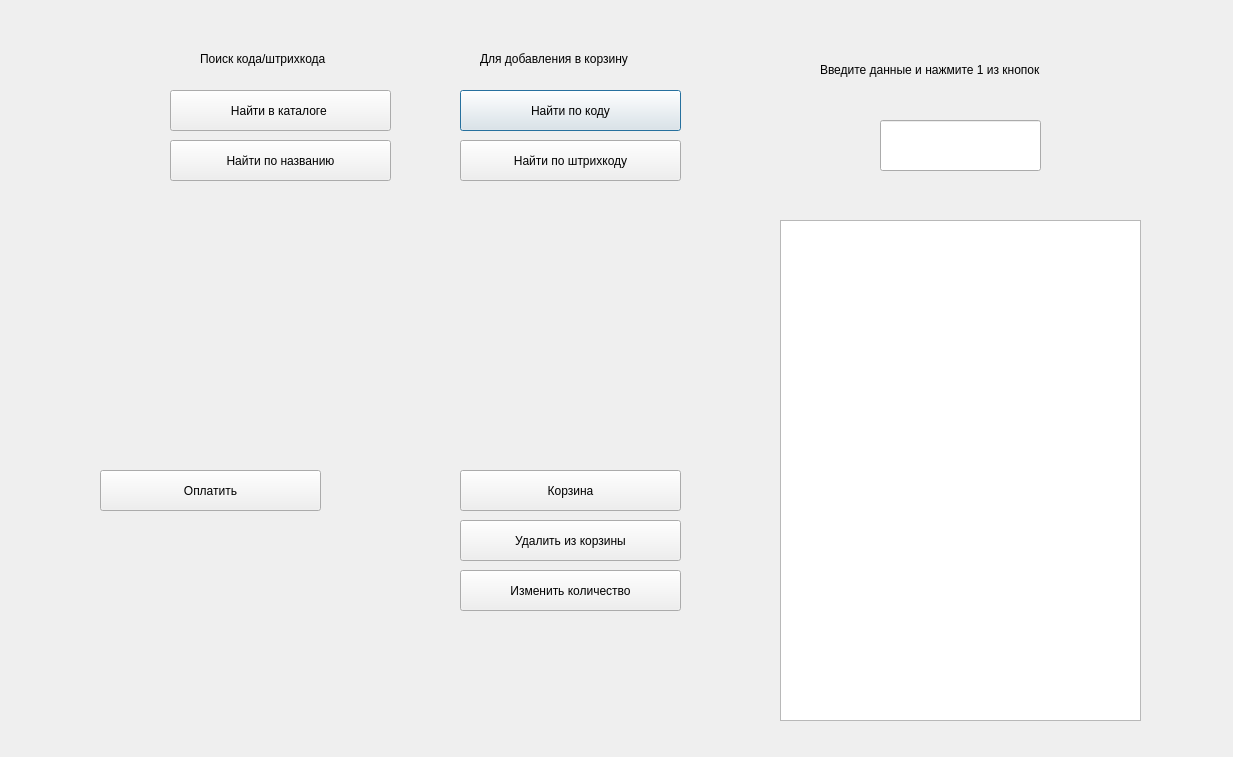
<?xml version="1.0" encoding="UTF-8"?>
<ui version="4.0">
 <class>Product</class>
 <widget class="QDialog" name="Product">
  <property name="geometry">
   <rect>
    <x>0</x>
    <y>0</y>
    <width>1233</width>
    <height>757</height>
   </rect>
  </property>
  <property name="windowTitle">
   <string>Касса</string>
  </property>
  <widget class="QPushButton" name="pushButton">
   <property name="geometry">
    <rect>
     <x>460</x>
     <y>90</y>
     <width>221</width>
     <height>41</height>
    </rect>
   </property>
   <property name="text">
    <string>Найти по коду</string>
   </property>
  </widget>
  <widget class="QPushButton" name="pushButton_2">
   <property name="geometry">
    <rect>
     <x>170</x>
     <y>90</y>
     <width>221</width>
     <height>41</height>
    </rect>
   </property>
   <property name="text">
    <string>Найти в каталоге </string>
   </property>
  </widget>
  <widget class="QPushButton" name="pushButton_3">
   <property name="geometry">
    <rect>
     <x>170</x>
     <y>140</y>
     <width>221</width>
     <height>41</height>
    </rect>
   </property>
   <property name="text">
    <string>Найти по названию</string>
   </property>
  </widget>
  <widget class="QPushButton" name="pushButton_4">
   <property name="geometry">
    <rect>
     <x>460</x>
     <y>140</y>
     <width>221</width>
     <height>41</height>
    </rect>
   </property>
   <property name="text">
    <string>Найти по штрихкоду</string>
   </property>
  </widget>
  <widget class="QPushButton" name="pushButton_5">
   <property name="geometry">
    <rect>
     <x>460</x>
     <y>470</y>
     <width>221</width>
     <height>41</height>
    </rect>
   </property>
   <property name="text">
    <string>Корзина</string>
   </property>
  </widget>
  <widget class="QPushButton" name="pushButton_6">
   <property name="geometry">
    <rect>
     <x>100</x>
     <y>470</y>
     <width>221</width>
     <height>41</height>
    </rect>
   </property>
   <property name="text">
    <string>Оплатить</string>
   </property>
  </widget>
  <widget class="QLineEdit" name="lineEdit">
   <property name="geometry">
    <rect>
     <x>880</x>
     <y>120</y>
     <width>161</width>
     <height>51</height>
    </rect>
   </property>
  </widget>
  <widget class="QTextBrowser" name="textBrowser">
   <property name="geometry">
    <rect>
     <x>780</x>
     <y>220</y>
     <width>361</width>
     <height>501</height>
    </rect>
   </property>
  </widget>
  <widget class="QLabel" name="label">
   <property name="geometry">
    <rect>
     <x>820</x>
     <y>60</y>
     <width>331</width>
     <height>20</height>
    </rect>
   </property>
   <property name="text">
    <string>Введите данные и нажмите 1 из кнопок</string>
   </property>
  </widget>
  <widget class="QLabel" name="label_2">
   <property name="geometry">
    <rect>
     <x>540</x>
     <y>200</y>
     <width>66</width>
     <height>18</height>
    </rect>
   </property>
   <property name="text">
    <string/>
   </property>
  </widget>
  <widget class="QLabel" name="label_3">
   <property name="geometry">
    <rect>
     <x>480</x>
     <y>50</y>
     <width>201</width>
     <height>18</height>
    </rect>
   </property>
   <property name="text">
    <string>Для добавления в корзину</string>
   </property>
  </widget>
  <widget class="QLabel" name="label_4">
   <property name="geometry">
    <rect>
     <x>200</x>
     <y>50</y>
     <width>171</width>
     <height>18</height>
    </rect>
   </property>
   <property name="text">
    <string>Поиск кода/штрихкода</string>
   </property>
  </widget>
  <widget class="QLabel" name="bask">
   <property name="geometry">
    <rect>
     <x>440</x>
     <y>230</y>
     <width>261</width>
     <height>231</height>
    </rect>
   </property>
   <property name="text">
    <string/>
   </property>
   <property name="pixmap">
    <pixmap>mg/корзина.png</pixmap>
   </property>
  </widget>
  <widget class="QLabel" name="map">
   <property name="geometry">
    <rect>
     <x>120</x>
     <y>250</y>
     <width>231</width>
     <height>211</height>
    </rect>
   </property>
   <property name="text">
    <string/>
   </property>
   <property name="pixmap">
    <pixmap>mg/карта.png</pixmap>
   </property>
  </widget>
  <widget class="QPushButton" name="pushButton_7">
   <property name="geometry">
    <rect>
     <x>460</x>
     <y>520</y>
     <width>221</width>
     <height>41</height>
    </rect>
   </property>
   <property name="text">
    <string>Удалить из корзины</string>
   </property>
  </widget>
  <widget class="QPushButton" name="pushButton_8">
   <property name="geometry">
    <rect>
     <x>460</x>
     <y>570</y>
     <width>221</width>
     <height>41</height>
    </rect>
   </property>
   <property name="text">
    <string>Изменить количество</string>
   </property>
  </widget>
 </widget>
 <resources/>
 <connections/>
</ui>
